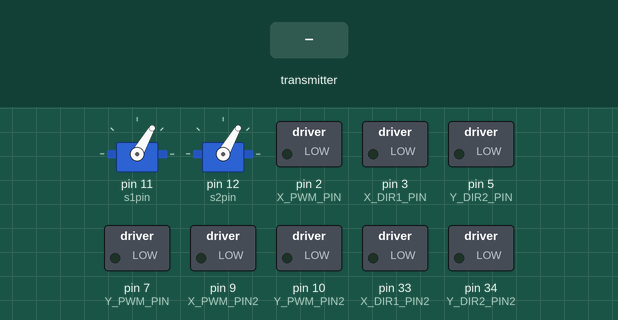
Simulated run of this sketch. Board: Arduino Mega 2560, built with avr-gcc and run on an emulated ATmega2560. On the bench: 2 × servo, switched loads named in the sketch (green lamp = pin HIGH). The inputs (shaded band) are chosen by the test bench. No radio packets arrive unless stated; what the sketch prints to the serial monitor is not drawn.

Above: at 1.2 s.
1.3 s: the transmitter starts sending payload = 0
At 2.3 s:
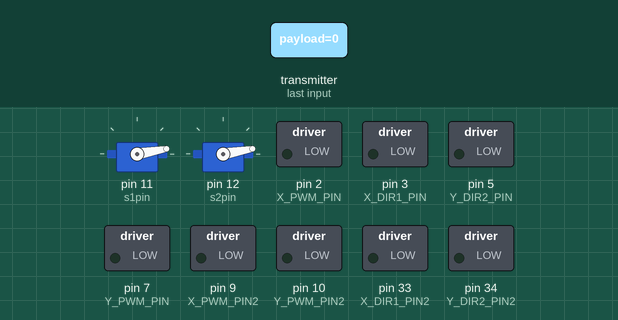
2.8 s: the transmitter starts sending payload = 1023
At 3.4 s:
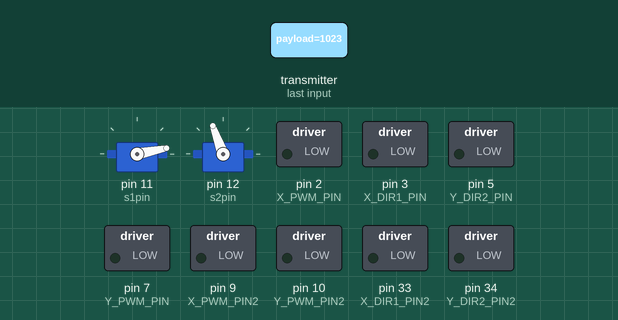
4.3 s: the transmitter starts sending payload = 256
At 5.7 s:
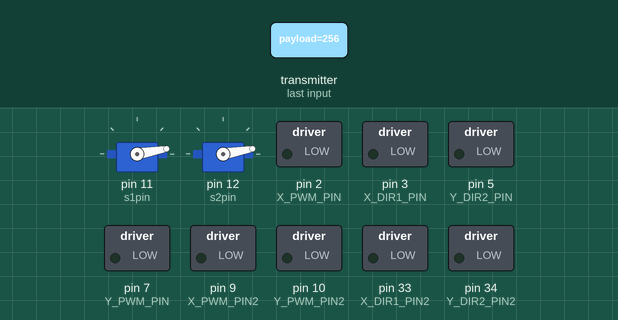
Timing chart, 0 to 7.3 s (numbered marks = the images above; inputs shaded):
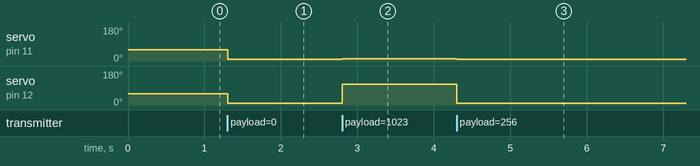

Measured:
- after the input at 1.3 s, servo on pin 11 (s1pin), servo on pin 12 (s2pin): 60° → 10° at once
- after the input at 2.8 s, servo on pin 11 (s1pin): 10° → 11° at once; servo on pin 12 (s2pin): 10° → 110° at once
- after the input at 4.3 s, servo on pin 11 (s1pin): 11° → 10° at once; servo on pin 12 (s2pin): 110° → 10° at once

The sketch:

BB8_Reciever.ino
```cpp
/*
  Getting Started example sketch for nRF24L01+ radios
  This is a very basic example of how to send data from one node to another
  Updated: Dec 2014 by TMRh20
*/

#include <SPI.h>
#include "RF24.h"
#include <Servo.h>

/****************** User Config ***************************/
/***      Set this radio as radio number 0 or 1         ***/
bool radioNumber = 1;

//Pins used to control X and Y axis on motors
const int X_PWM_PIN = 2;
const int X_DIR1_PIN = 3;
const int Y_PWM_PIN = 7;
const int Y_DIR2_PIN = 5;

const int X_PWM_PIN2 = 9;
const int X_DIR1_PIN2 = 33;
const int Y_PWM_PIN2 = 10;
const int Y_DIR2_PIN2 = 34;

//Pins for servos
Servo SERVO1;
Servo SERVO2;
const int s1pin = 11;
const int s2pin = 12;

/* Hardware configuration: Set up nRF24L01 radio on SPI bus plus pins 7 & 8 */
RF24 radio(8, 53);
/**********************************************************/

byte addresses[][6] = {"1Node", "2Node"};

// Used to control whether this node is sending or receiving
//NOTE we will always be reading, so we don't need to use role.
//bool role = 0;

void setup() {
  pinMode(53, OUTPUT); //Required on Arduino MEGA
  Serial.begin(115200);

  radio.begin();

  // Set the PA Level low to prevent power supply related issues since this is a
  // getting_started sketch, and the likelihood of close proximity of the devices. RF24_PA_MAX is default.
  radio.setPALevel(RF24_PA_LOW);

  // Open a writing and reading pipe on each radio, with opposite addresses
  if (radioNumber) {
    radio.openWritingPipe(addresses[1]);
    radio.openReadingPipe(1, addresses[0]);
  } else {
    radio.openWritingPipe(addresses[0]);
    radio.openReadingPipe(1, addresses[1]);
  }

  // Start the radio listening for data
  radio.startListening();

  //Set motor pins to output
  pinMode(X_PWM_PIN, OUTPUT);
  pinMode(X_DIR1_PIN, OUTPUT);
  pinMode(Y_PWM_PIN, OUTPUT);
  pinMode(Y_DIR2_PIN, OUTPUT);

  pinMode(X_PWM_PIN2, OUTPUT);
  pinMode(X_DIR1_PIN2, OUTPUT);
  pinMode(Y_PWM_PIN2, OUTPUT);
  pinMode(Y_DIR2_PIN2, OUTPUT);

  //initialize servos and start them in the center
  SERVO1.attach(s1pin);
  SERVO2.attach(s2pin);
  SERVO1.write(60);
  SERVO2.write(60);
}

void loop() {

  /****************** Pong Back Role ***************************/

  unsigned long payload; // payload variable 4 bytes

  int motorY;      //Joystick 1 Y-axis
  int motorX;      //Joystick 1 X-axis
  int neckX;
  int neckY;

  //servo variables
  int servo1angle;
  int servo2angle;

  if( radio.available()){
    Serial.print("Radio received!");
    // Variable for the received timestamp
    while (radio.available()) {                                   // While there is data ready
      radio.read( &payload, sizeof(uint32_t) );             // Get the payload
      Serial.println(payload);
    }

    //radio.stopListening();                                        // First, stop listening so we can talk
    //radio.write( &payload, sizeof(unsigned long) );              // Send the final one back.
    //radio.startListe ning();                                       // Now, resume listening so we catch the next packets.

    //Decode our message into individual motor signals
    // Payload structure:
    //  ---- ---- | ---- ---- | ---- ---- | ---- ---- |
    //   Motor Y     Motor X     Neck Y       Neck X
    //-------------------------------------------------------

    motorY = (payload & 0xFF000000) >> 32; // Mask Everything except the Motor Back signal
    payload = payload;            //Recopy payload (since we masked out all the other bits)
    motorX = (payload & 0x00FF0000) >> 16; // Mask Everything except the Motor Forward signal and shift it to the lowest bits
    payload = payload;
    neckY = (payload & 0x0000FF00) >> 8;
    payload = payload;
    neckX = payload & 0x000000FF;

    //Joystick values can range -127 and +127, set 127 to 0 by subtracting 127
    motorY -= 127;
    motorX -= 127;
    neckY -= 127;
    neckX -= 127;

    //SERVO OUTPUT CODE
    servo1angle = neckY;
    servo2angle = neckX;
    servo1angle = map(servo1angle, -127, 128, 10, 110);
    servo2angle = map(servo2angle, -127, 128, 10, 110);

    //Serial.println(servo2angle);

    SERVO1.write(servo1angle);
    SERVO2.write(servo2angle);

    //MOTOR OUTPUT CODE
/*    if (motorY < -5) {
      //need to move backward (  )
      // and convert joystick angle to positive analog signal from 0 to 255
      desMotorY = motorY;
      currMotorY -= dampingConstant;
      if (currMotorY < desMotorY) {
        currMotorY = desMotorY;
      }
      digitalWrite(Y_DIR2_PIN, 0);
      digitalWrite(Y_DIR2_PIN2, 1);
      analogWrite(Y_PWM_PIN, abs(currMotorY) * 2);
      analogWrite(Y_PWM_PIN2, abs(currMotorY) * 2);
    }
    else if (motorY > 5) {
      //need to move forward (  )
      // and convert joystick angle to positive analog signal from 0 to 255
      digitalWrite(Y_DIR2_PIN, 1);
      digitalWrite(Y_DIR2_PIN2, 0);
      analogWrite(Y_PWM_PIN, (motorY-1) * 2);
      analogWrite(Y_PWM_PIN2, (motorY-1) * 2);
    }
    else {
      //need to release motor (  )
      // and set speed to 0

      digitalWrite(Y_DIR2_PIN, 0);
      analogWrite(Y_PWM_PIN, 0);
      digitalWrite(Y_DIR2_PIN2, 0);
      analogWrite(Y_PWM_PIN2, 0);
    }

    //Encoding m2
    if (motorX < -5) {
      //need to move backward (  )
      // and convert joystick angle to positive analog signal from 0 to 255
      digitalWrite(X_DIR1_PIN, 0);
      digitalWrite(X_DIR1_PIN2, 1);
      analogWrite(X_PWM_PIN, abs(motorX) * 2);
      analogWrite(X_PWM_PIN2, abs(motorX) * 2);
    }
    else if (motorX > 5) {
      //need to move forward (  )
      // and convert joystick angle to positive analog signal from 0 to 255
      digitalWrite(X_DIR1_PIN, 1);
      digitalWrite(X_DIR1_PIN2, 0);
      analogWrite(X_PWM_PIN, (motorX-1) * 2);
      analogWrite(X_PWM_PIN2, (motorX-1) * 2);
    }
    else {
      //need to release motor (  )
      // and set speed to 0
      digitalWrite(X_DIR1_PIN, 0);
      analogWrite(X_PWM_PIN, 0);
      digitalWrite(X_DIR1_PIN2, 0);
      analogWrite(X_PWM_PIN2, 0);
    }
*/
  }
  Serial.println("Radio not received :(");
} // Loop

//Motor 1 is janky
```
